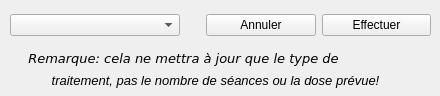
<?xml version="1.0" encoding="UTF-8"?>
<ui version="4.0">
 <class>ChangeTreatmentTypeDialog</class>
 <widget class="QWidget" name="ChangeTreatmentTypeDialog">
  <property name="geometry">
   <rect>
    <x>0</x>
    <y>0</y>
    <width>440</width>
    <height>96</height>
   </rect>
  </property>
  <property name="windowTitle">
   <string>Form</string>
  </property>
  <property name="styleSheet">
   <string notr="true"/>
  </property>
  <widget class="QWidget" name="horizontalLayoutWidget">
   <property name="geometry">
    <rect>
     <x>10</x>
     <y>10</y>
     <width>421</width>
     <height>31</height>
    </rect>
   </property>
   <layout class="QHBoxLayout" name="horizontalLayout">
    <item>
     <widget class="QComboBox" name="comboBox_new_type">
      <property name="minimumSize">
       <size>
        <width>170</width>
        <height>0</height>
       </size>
      </property>
      <property name="styleSheet">
       <string notr="true"/>
      </property>
     </widget>
    </item>
    <item>
     <spacer name="horizontalSpacer">
      <property name="orientation">
       <enum>Qt::Horizontal</enum>
      </property>
      <property name="sizeType">
       <enum>QSizePolicy::Fixed</enum>
      </property>
      <property name="sizeHint" stdset="0">
       <size>
        <width>20</width>
        <height>20</height>
       </size>
      </property>
     </spacer>
    </item>
    <item>
     <widget class="QPushButton" name="pushButton_cancel">
      <property name="text">
       <string>Annuler</string>
      </property>
     </widget>
    </item>
    <item>
     <widget class="QPushButton" name="pushButton_update">
      <property name="text">
       <string>Effectuer</string>
      </property>
     </widget>
    </item>
   </layout>
  </widget>
  <widget class="QLabel" name="label_current_type_4">
   <property name="geometry">
    <rect>
     <x>0</x>
     <y>50</y>
     <width>371</width>
     <height>16</height>
    </rect>
   </property>
   <property name="font">
    <font>
     <pointsize>10</pointsize>
     <italic>true</italic>
    </font>
   </property>
   <property name="text">
    <string>&lt;html&gt;&lt;head/&gt;&lt;body&gt;&lt;pre style=&quot; margin-top:12px; margin-bottom:12px; margin-left:0px; margin-right:0px; -qt-block-indent:0; text-indent:0px;&quot;&gt;&lt;a name=&quot;tw-target-text&quot;/&gt;&lt;span style=&quot; font-family:'monospace';&quot;&gt;R&lt;/span&gt;&lt;span style=&quot; font-family:'monospace';&quot;&gt;emarque: cela ne mettra à jour que le type de &lt;/span&gt;&lt;/pre&gt;&lt;/body&gt;&lt;/html&gt;</string>
   </property>
   <property name="alignment">
    <set>Qt::AlignCenter</set>
   </property>
  </widget>
  <widget class="QLabel" name="label_current_type_5">
   <property name="geometry">
    <rect>
     <x>0</x>
     <y>70</y>
     <width>431</width>
     <height>21</height>
    </rect>
   </property>
   <property name="font">
    <font>
     <pointsize>10</pointsize>
     <italic>true</italic>
    </font>
   </property>
   <property name="text">
    <string>&lt;html&gt;&lt;head/&gt;&lt;body&gt;&lt;p&gt;&lt;span style=&quot; font-family:'monospace';&quot;&gt;traitement, pas le nombre de séances ou la dose prévue!&lt;/span&gt;&lt;/p&gt;&lt;/body&gt;&lt;/html&gt;</string>
   </property>
   <property name="alignment">
    <set>Qt::AlignCenter</set>
   </property>
  </widget>
 </widget>
 <resources/>
 <connections/>
</ui>
